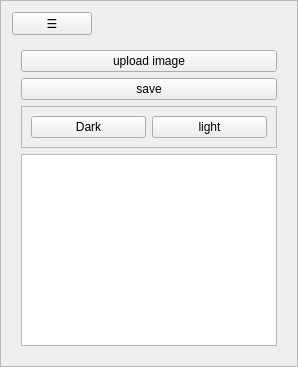
     <widget class="QFrame" name="sidebarFrame">
      <property name="enabled">
       <bool>true</bool>
      </property>
      <property name="sizePolicy">
       <sizepolicy hsizetype="Preferred" vsizetype="Expanding">
        <horstretch>0</horstretch>
        <verstretch>0</verstretch>
       </sizepolicy>
      </property>
      <property name="maximumSize">
       <size>
        <width>500</width>
        <height>16777215</height>
       </size>
      </property>
      <property name="styleSheet">
       <string notr="true"/>
      </property>
      <property name="frameShape">
       <enum>QFrame::Shape::StyledPanel</enum>
      </property>
      <property name="frameShadow">
       <enum>QFrame::Shadow::Sunken</enum>
      </property>
      <layout class="QVBoxLayout" name="verticalLayout_2">
       <item>
        <widget class="QPushButton" name="btnToggleMenu">
         <property name="sizePolicy">
          <sizepolicy hsizetype="Fixed" vsizetype="Fixed">
           <horstretch>0</horstretch>
           <verstretch>0</verstretch>
          </sizepolicy>
         </property>
         <property name="text">
          <string>☰</string>
         </property>
        </widget>
       </item>
       <item>
        <widget class="QWidget" name="leftPanelWidget" native="true">
         <layout class="QVBoxLayout" name="verticalLayout_5">
          <item>
           <widget class="QPushButton" name="btnOpen">
            <property name="sizePolicy">
             <sizepolicy hsizetype="Minimum" vsizetype="Fixed">
              <horstretch>0</horstretch>
              <verstretch>0</verstretch>
             </sizepolicy>
            </property>
            <property name="cursor">
             <cursorShape>PointingHandCursor</cursorShape>
            </property>
            <property name="text">
             <string>upload image</string>
            </property>
           </widget>
          </item>
          <item>
           <widget class="QPushButton" name="btnSave">
            <property name="text">
             <string>save</string>
            </property>
            <property name="autoDefault">
             <bool>false</bool>
            </property>
           </widget>
          </item>
          <item>
           <widget class="QFrame" name="frame_2">
            <property name="enabled">
             <bool>true</bool>
            </property>
            <property name="frameShape">
             <enum>QFrame::Shape::StyledPanel</enum>
            </property>
            <property name="frameShadow">
             <enum>QFrame::Shadow::Raised</enum>
            </property>
            <layout class="QHBoxLayout" name="horizontalLayout_7">
             <item>
              <widget class="QPushButton" name="btnApplydarkTheme">
               <property name="text">
                <string>Dark</string>
               </property>
              </widget>
             </item>
             <item>
              <widget class="QPushButton" name="btnApplyLightTheme">
               <property name="text">
                <string>light</string>
               </property>
              </widget>
             </item>
            </layout>
           </widget>
          </item>
          <item>
           <widget class="QListWidget" name="listWidget">
            <property name="dragEnabled">
             <bool>true</bool>
            </property>
            <property name="dragDropMode">
             <enum>QAbstractItemView::DragDropMode::DragDrop</enum>
            </property>
            <property name="gridSize">
             <size>
              <width>100</width>
              <height>100</height>
             </size>
            </property>
            <property name="viewMode">
             <enum>QListView::ViewMode::IconMode</enum>
            </property>
           </widget>
          </item>
         </layout>
        </widget>
       </item>
      </layout>
     </widget>
